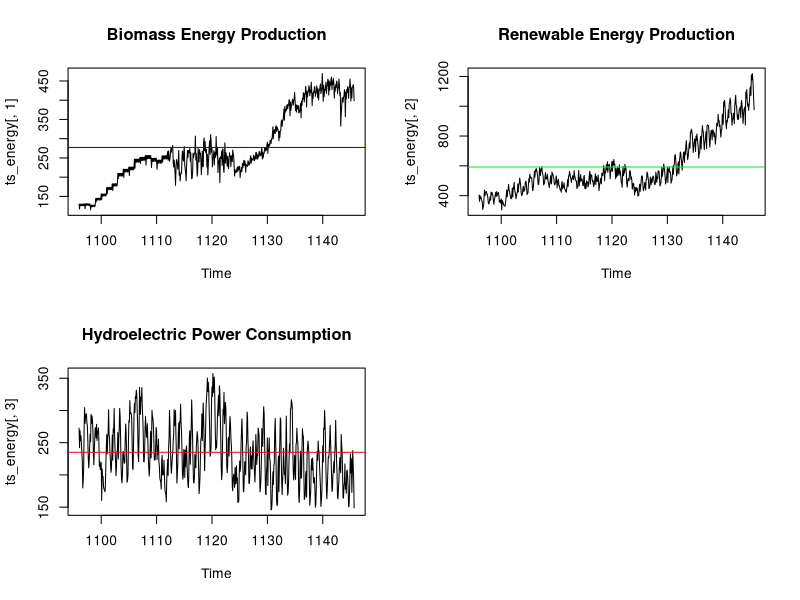
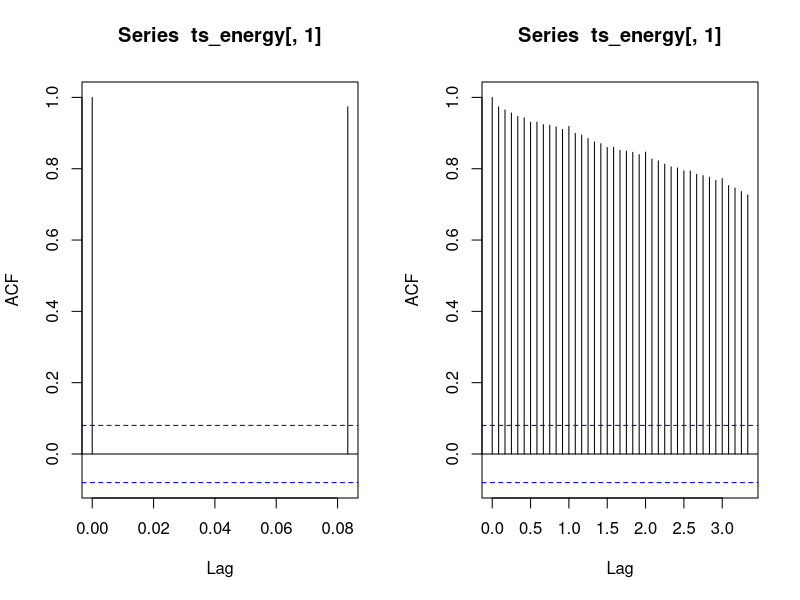
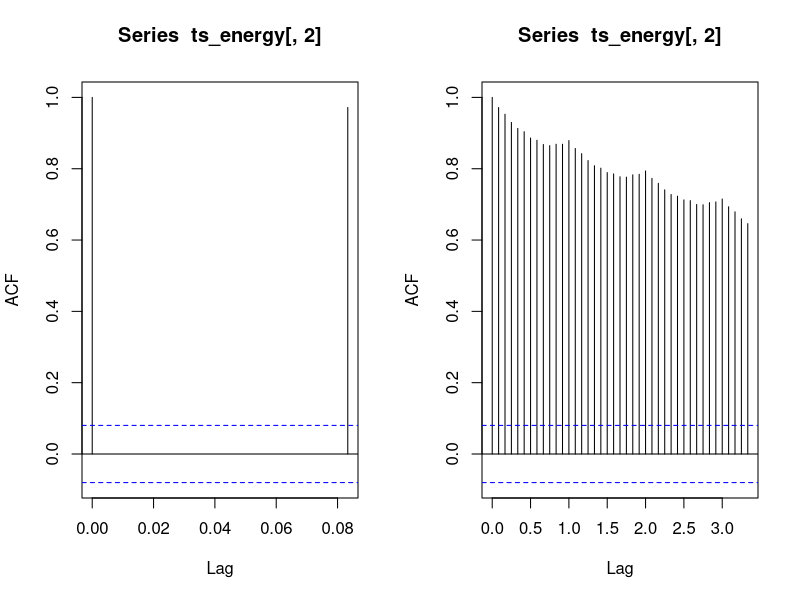
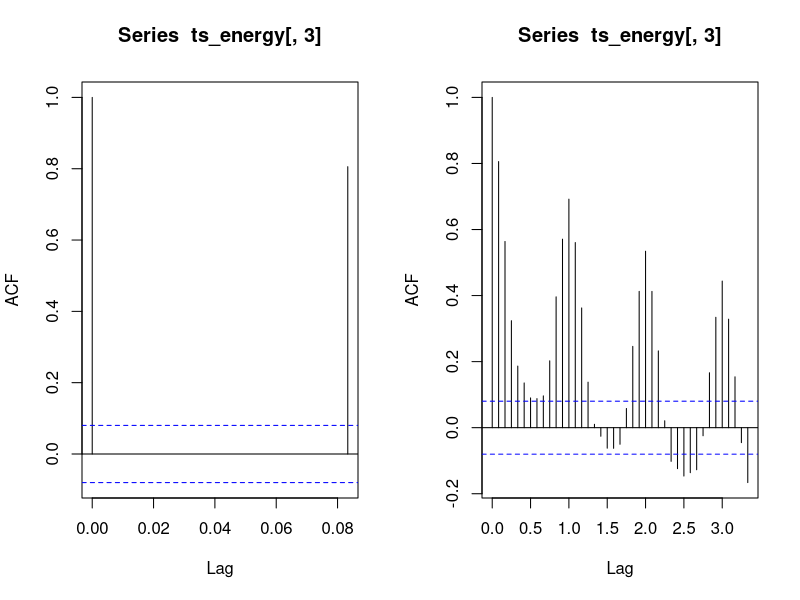
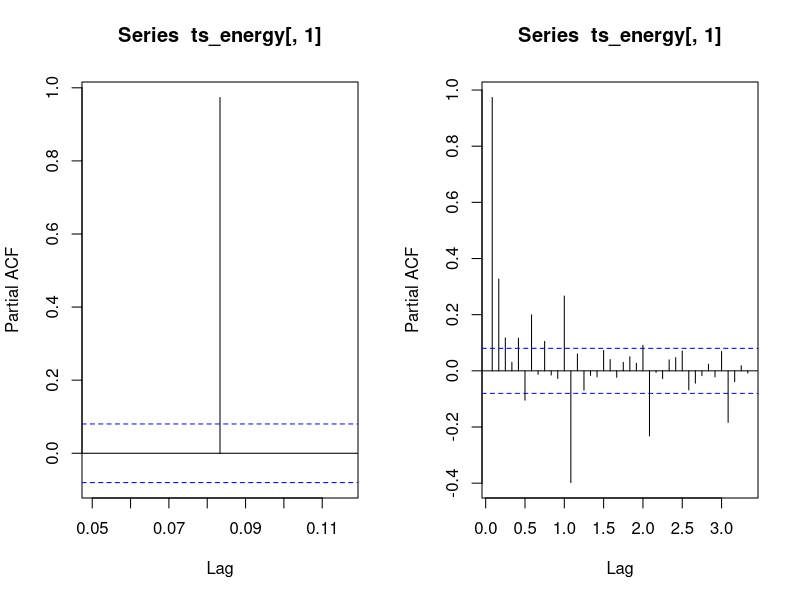
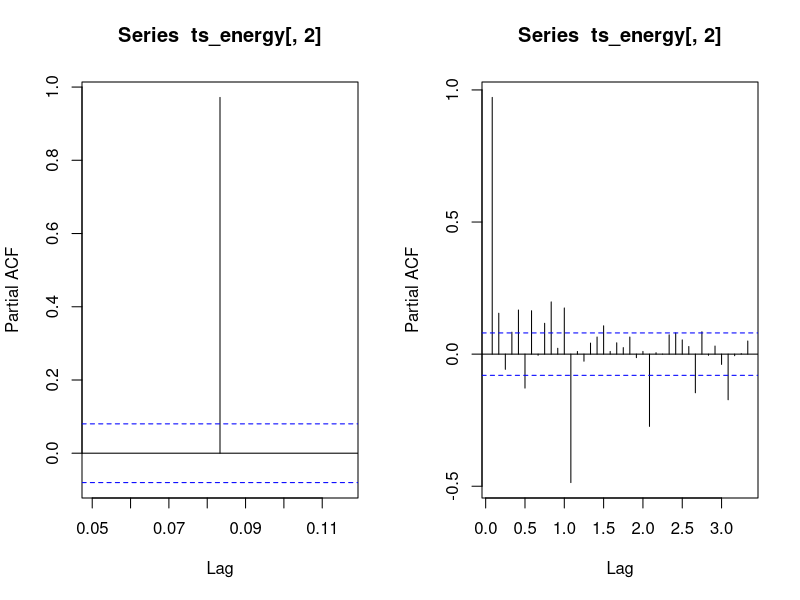
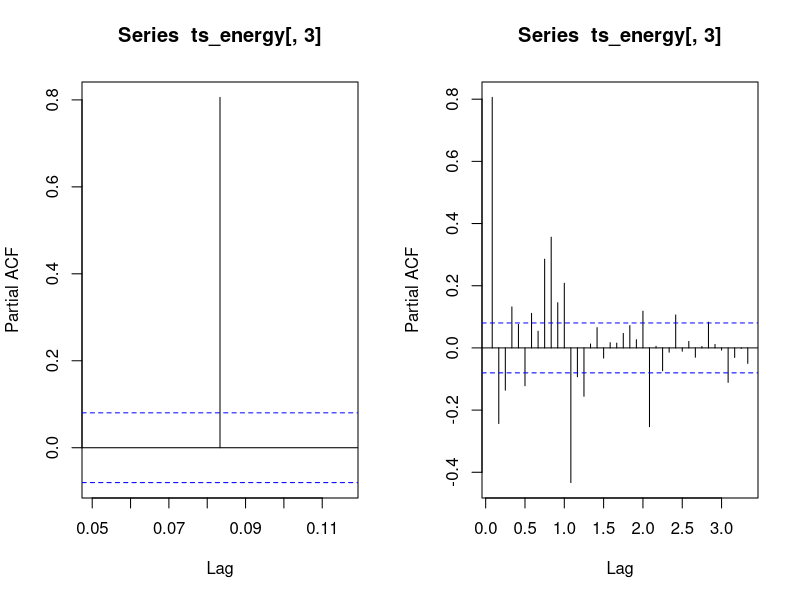

Here is the R script that generated these plots, in order:
## ---- chunk 1
#Load/install required package here
require(forecast)
require(tseries)
require(dplyr)


require(tidyverse)
require(lubridate)
## ---- chunk 2
#Importing data set
energydat <- read.csv("./Data/Table_10.1_Renewable_Energy_Production_and_Consumption_by_Source-Edit.csv", stringsAsFactors = TRUE)
## ---- chunk 3
energydat_sel <- energydat %>% 
  select(Month, Total.Biomass.Energy.Production, Total.Renewable.Energy.Production, Hydroelectric.Power.Consumption)

energydat_sel$Month <- ym(energydat_sel$Month)
head(energydat_sel)
## ---- chunk 4
ts_energy <- ts(energydat_sel[2:4], start = first(energydat_sel$Month), frequency = 12)
## ---- chunk 5
mean(ts_energy[,1]);mean(ts_energy[,2]);mean(ts_energy[,3])
sd(ts_energy[,1]); sd(ts_energy[,2]); sd(ts_energy[,3])
## ---- chunk 6
par(mfrow = c(2, 2))
plot(ts_energy[,1]) + abline(h = mean(ts_energy[,1]), col = "blue")+
title(main="Biomass Energy Production")
plot(ts_energy[,2]) + abline(h = mean(ts_energy[,2]), col = "green")+
title(main="Renewable Energy Production") 
plot(ts_energy[,3]) + abline(h = mean(ts_energy[,3]), col = "red")+
title(main="Hydroelectric Power Consumption")
## ---- chunk 7
cor.test(ts_energy[,1],ts_energy[,2])
cor.test(ts_energy[,1],ts_energy[,3])
cor.test(ts_energy[,2],ts_energy[,3])
## ---- chunk 8
par(mfrow = c(1, 2))
acf(ts_energy[,1], lag.max =1)
acf(ts_energy[,1], lag.max =40)

acf(ts_energy[,2], lag.max =1)
acf(ts_energy[,2], lag.max =40)

acf(ts_energy[,3], lag.max =1)
acf(ts_energy[,3], lag.max =40)
## ---- chunk 9
par(mfrow = c(1, 2))
pacf(ts_energy[,1], lag.max =1)
pacf(ts_energy[,1], lag.max =40)

pacf(ts_energy[,2], lag.max =1)
pacf(ts_energy[,2], lag.max =40)

pacf(ts_energy[,3], lag.max =1)
pacf(ts_energy[,3], lag.max =40)
